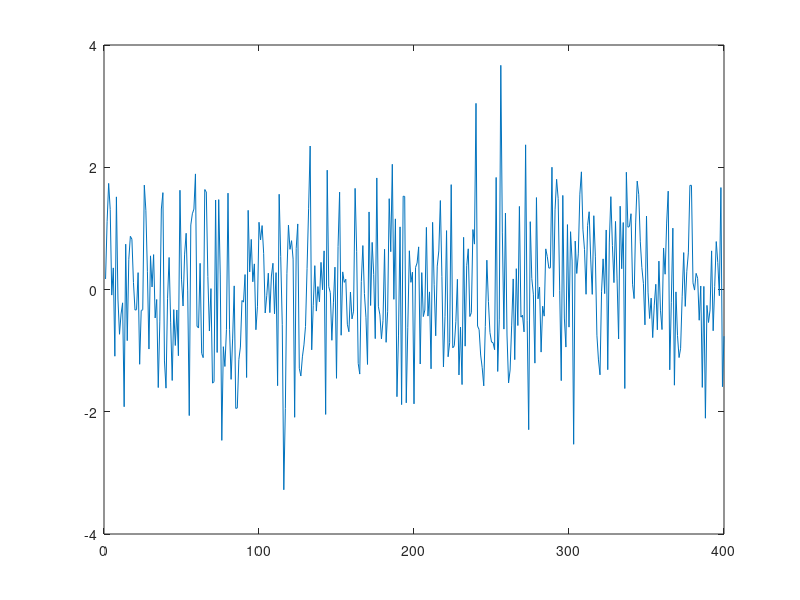

Here is the MATLAB script that generated this plot: (Note: this script raises an error after producing the figure.)
% FitzHugh-Nagum demo for calcium imaging of spike trains

clear variables
close all

% Choose basic settings for simulations
n_t = 4e2;
deltat = 1e-1;         % 10Hz sampling rate
f_fname = @f_FitzHughNagumo;
g_fname = @g_Id;

u       = 0e0*(randn(1,n_t)>2);
u = randn(1,n_t);
figure,plot(u)

% Build options structure for temporal integration of SDE
inF.delta_t     = deltat;
inF.a           = 0.5;
inG.ind         = 1;
options.inF     = inF;
options.inG     = inG;
options.decim   = 10;


% Parameters of the simulation
alpha   = Inf;
sigma   = Inf;
theta   = [1;0;0*randn(3,1)];
phi     = [];



% Build priors for model inversion
priors.muX0 = 0*ones(3,1);
priors.SigmaX0 = 1e-1*eye(3);
priors.muTheta = theta;%0.*ones(5,1);
priors.SigmaTheta = 1e1*eye(5);
priors.SigmaTheta(2,2) = 0;
priors.a_alpha = Inf;
priors.b_alpha = 0;
priors.a_sigma = 1e1;
priors.b_sigma = 1e-4;

options.priors      = priors;
dim.n_theta         = 5;
dim.n_phi           = 0;
dim.n               = 3;

% Build time series of hidden states and observations
x0 = [0;0.8;-0.7];
[y,x,x0,eta,e] = simulateNLSS(...
    n_t,f_fname,g_fname,theta,phi,u,alpha,sigma,options,x0);

% display time series of hidden states and observations
displaySimulations(y,x,eta,e)
disp('--paused--')
pause

priors.a_alpha      = 1e0;
priors.b_alpha      = 1e0;
priors.a_sigma      = 1e3;
priors.b_sigma      = 1e0;
for t = 1:n_t
    dq              = 1e4*ones(3,1);
    dq(2)           = 1;
    priors.iQx{t}   = diag(dq);
end
options.priors = priors;


% Call inversion routine
[posterior,out] = VBA_NLStateSpaceModel(y,[],f_fname,g_fname,dim,options);


%------------ Display results ------------------%
displayResults(posterior,out,y,x,x0,theta,phi,alpha,sigma)

